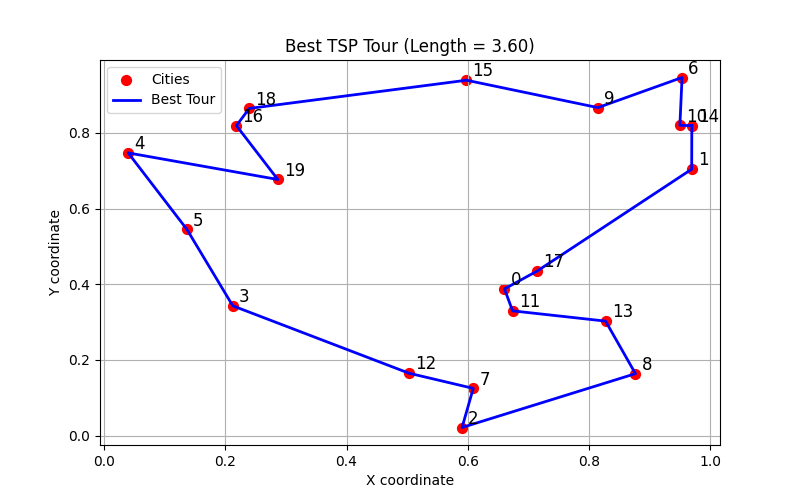

Write the Python code that produced this figure.
import matplotlib.pyplot as plt
import numpy as np
import random
import math

class TSP:
    def __init__(self, cities):
        """Initialize the TSP solver with the 20 cities (2 x 20 matrix)"""
        self.cities = np.array(cities)          # shape: (2, 20)
        self.N = 20
        
        # Start with a random tour
        self.tour = list(range(self.N))
        random.shuffle(self.tour)
        
        # Compute initial length
        self.current_length = self.tour_length(self.tour)
        
        # Keep track of the best solution found
        self.best_tour = self.tour.copy()
        self.best_length = self.current_length
        
        # Simulated Annealing parameters (unchanged as requested)
        self.T = 5.0
        self.alpha = 0.995
        self.max_iter = 10**4

    def tour_length(self, tour):
        """Calculate total Euclidean distance of a tour (including return to start)"""
        total = 0.0
        for i in range(self.N - 1):
            c1 = self.cities[:, tour[i]]
            c2 = self.cities[:, tour[i + 1]]
            total += math.sqrt((c1[0] - c2[0])**2 + (c1[1] - c2[1])**2)
        
        # Close the loop: last city back to first
        c1 = self.cities[:, tour[-1]]
        c2 = self.cities[:, tour[0]]
        total += math.sqrt((c1[0] - c2[0])**2 + (c1[1] - c2[1])**2)
        return total

    def generate_2opt_neighbor(self, tour):
        """Generate a new tour using a simple 2-opt move (reverses a segment)"""
        new_tour = tour.copy()
        # Choose two distinct positions i < j (at least 2 cities apart)
        i = random.randint(0, self.N - 3)
        j = random.randint(i + 2, self.N - 1)
        
        # Reverse the segment from i+1 to j (inclusive)
        new_tour[i+1:j+1] = new_tour[i+1:j+1][::-1]
        return new_tour

    def solve(self):
        """Run Simulated Annealing with 2-opt neighborhood"""
        print("Starting Simulated Annealing (2-opt)...")
        
        for it in range(self.max_iter):
            # 1. Generate neighbor using 2-opt move
            new_tour = self.generate_2opt_neighbor(self.tour)
            
            # 2. Calculate new length
            new_length = self.tour_length(new_tour)
            
            # 3. Compute difference
            delta = new_length - self.current_length
            
            # 4. Acceptance decision
            if delta < 0:                          # Better solution → always accept
                self.tour = new_tour
                self.current_length = new_length
                
                if self.current_length < self.best_length:
                    self.best_tour = self.tour.copy()
                    self.best_length = self.current_length
                    
            else:                                  # Worse solution → accept with probability
                p = math.exp(-delta / self.T)
                if random.random() < p:
                    self.tour = new_tour
                    self.current_length = new_length
            
            # 5. Cool down the temperature
            self.T *= self.alpha
                    
        print(f"Finished! Best tour length found: {self.best_length:.4f}")
        return self.best_tour, self.best_length

    def plot(self):
        """Plot the best tour using matplotlib"""
        x = self.cities[0, self.best_tour]
        y = self.cities[1, self.best_tour]
        
        # Add the closing edge back to start
        x = np.append(x, x[0])
        y = np.append(y, y[0])
        
        plt.figure(figsize=(8, 5))
        plt.scatter(self.cities[0], self.cities[1], c='red', s=50, label='Cities')
        
        for i, (xi, yi) in enumerate(zip(self.cities[0], self.cities[1])):
            plt.text(xi + 0.01, yi + 0.01, str(i), fontsize=12)
        
        plt.plot(x, y, 'b-', linewidth=2, label='Best Tour')
        plt.title(f"Best TSP Tour (Length = {self.best_length:.4f})")
        plt.xlabel("X coordinate")
        plt.ylabel("Y coordinate")
        plt.legend()
        plt.grid(True)
        plt.show()


# 20 cities here (2 rows × 20 columns)
cities = np.array([
    [0.6606, 0.9695, 0.5906, 0.2124, 0.0398, 0.1367, 0.9536, 0.6091, 0.8767, 0.8148,
     0.9500, 0.6740, 0.5029, 0.8274, 0.9697, 0.5979, 0.2184, 0.7148, 0.2395, 0.2867],
    [0.3876, 0.7041, 0.0213, 0.3429, 0.7471, 0.5449, 0.9464, 0.1247, 0.1636, 0.8668,
     0.8200, 0.3296, 0.1649, 0.3025, 0.8192, 0.9392, 0.8191, 0.4351, 0.8646, 0.6768]
])

if __name__ == "__main__":
    best_length = float('inf')
    best_tour_final = None

    print("Running 20 independent trials with 2-opt neighborhood...\n")

    for trial in range(20):
        solver = TSP(cities)
        tour, length = solver.solve()
        print(f"Trial {trial+1:2d}: {length:.4f}")
        
        if length < best_length:
            best_length = length
            best_tour_final = tour.copy()

    print(f"\nBest tour length over 20 trials: {best_length:.4f}")

    # Plot the overall best tour
    solver.best_tour = best_tour_final
    solver.best_length = best_length
    solver.plot()
